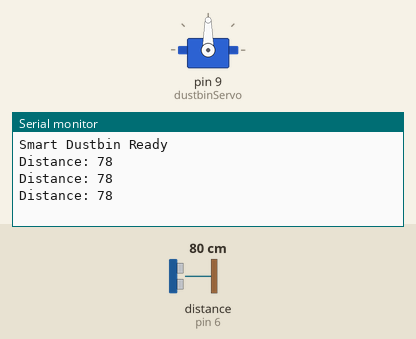
The sketch below on a simulated Arduino Uno, built with avr-gcc and run on an emulated ATmega328P. Shown: servo, the last lines printed to the serial monitor. Wiring (inferred from the names in the program): ultrasonic range finder: trigger pin 7; echo pin 6. Inputs (shaded band) come from the test bench; at power-on: distance to the obstacle (sensor on pin 6) 80 cm. The echo pulse lasts 58.3 µs per cm.

Above: at 1.3 s.
1.4 s: distance to the obstacle (sensor on pin 6) set to 34 cm
At 1.9 s:
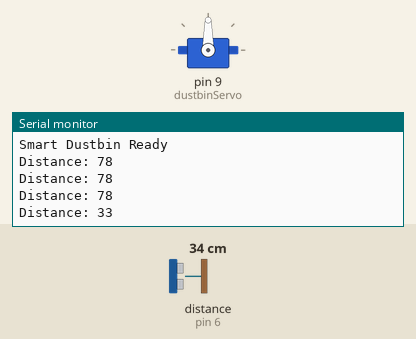
2.9 s: distance to the obstacle (sensor on pin 6) set to 28 cm
At 3.8 s:
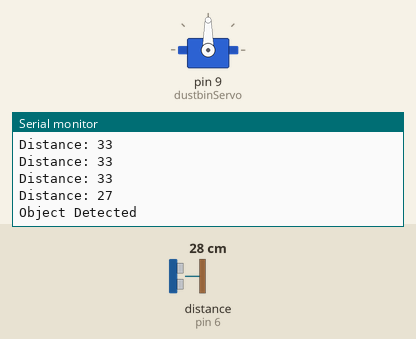
Timing chart, 0 to 5.9 s (numbered marks = the images above; inputs shaded):
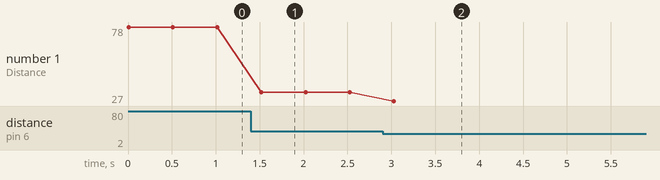

The sketch:

Arduino_Uno.ino
```cpp
#include <Servo.h>
#include <SoftwareSerial.h>

SoftwareSerial espSerial(2, 3);   // RX=D2, TX=D3 (TX not used)

Servo dustbinServo;

const int trigPin = 7;
const int echoPin = 6;

long duration;
int distance;

void setup() {

  Serial.begin(115200);
  espSerial.begin(115200);

  pinMode(trigPin, OUTPUT);
  pinMode(echoPin, INPUT);

  dustbinServo.attach(9);
  dustbinServo.write(90);   // Center position

  Serial.println("Smart Dustbin Ready");
}

void loop() {

  // Measure distance
  digitalWrite(trigPin, LOW);
  delayMicroseconds(2);

  digitalWrite(trigPin, HIGH);
  delayMicroseconds(10);
  digitalWrite(trigPin, LOW);

  duration = pulseIn(echoPin, HIGH);
  distance = duration * 0.034 / 2;

  Serial.print("Distance: ");
  Serial.println(distance);

  // Object detected
  if (distance > 0 && distance < 30) {

    Serial.println("Object Detected");

    unsigned long start = millis();

    while (millis() - start < 5000) {

      if (espSerial.available()) {

        char c = espSerial.read();

        Serial.print("Received: ");
        Serial.println(c);

        if (c == 'R') {

          Serial.println("Reusable");

          dustbinServo.write(180);
          delay(5000);
          dustbinServo.write(90);
          break;
        }

        if (c == 'N') {

          Serial.println("Non-Reusable");

          dustbinServo.write(0);
          delay(5000);
          dustbinServo.write(90);
          break;
        }
      }
    }
  }

  delay(500);
}
```

Measured:
- the behaviour switches between 31 and 30 cm on distance to the obstacle (sensor on pin 6) (found by bisection; images 1 and 2)
- after the input at 1.4 s, the serial monitor: prints a new line after 0.12 s (image 1)
- after the input at 2.9 s, the serial monitor: prints a new line after 0.13 s (image 2)
- plotted number 1: 78 → 33 after the input at 1.4 s, 33 → 27 after the input at 2.9 s
